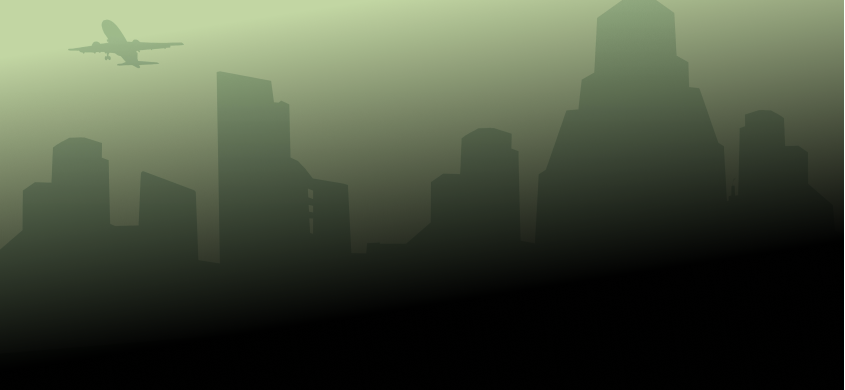
#> input picture app/src/main/assets/flutter_assets/assets/images/bg.horizontal.png, 1690 x 780 px (shown at 1/2 size)
$ python generate_icons.py ../app/src/main/assets/flutter_assets/assets/images/bg.horizontal.png ../app/src/main/assets/flutter_assets/assets/images/bg.vertical.png
#> lines starting #> are read from the running program, lines starting #| are printed output that depends on the picture
#!/usr/bin/env python3
import os
import sys
from PIL import Image

def generate_icons(logo_path, res_dir):
    if not os.path.exists(logo_path):
        print(f"Error: Logo file '{logo_path}' not found.")
        sys.exit(1)

    img = Image.open(logo_path).convert("RGBA")
#> img is the input picture: PIL image 1690x780 RGBA; mean R, G, B, A 70.3, 79, 60, 254.7

    # Make square icon with transparent/padded background if needed or direct resize
    w, h = img.size
#> w = 1690; h = 780
    max_dim = max(w, h)
#> max_dim = 1690
    square_img = Image.new("RGBA", (max_dim, max_dim), (0, 0, 0, 0))
#> square_img: PIL image 1690x1690 RGBA; every value is 0
    offset = ((max_dim - w) // 2, (max_dim - h) // 2)
#> offset = (0, 455)
    square_img.paste(img, offset)
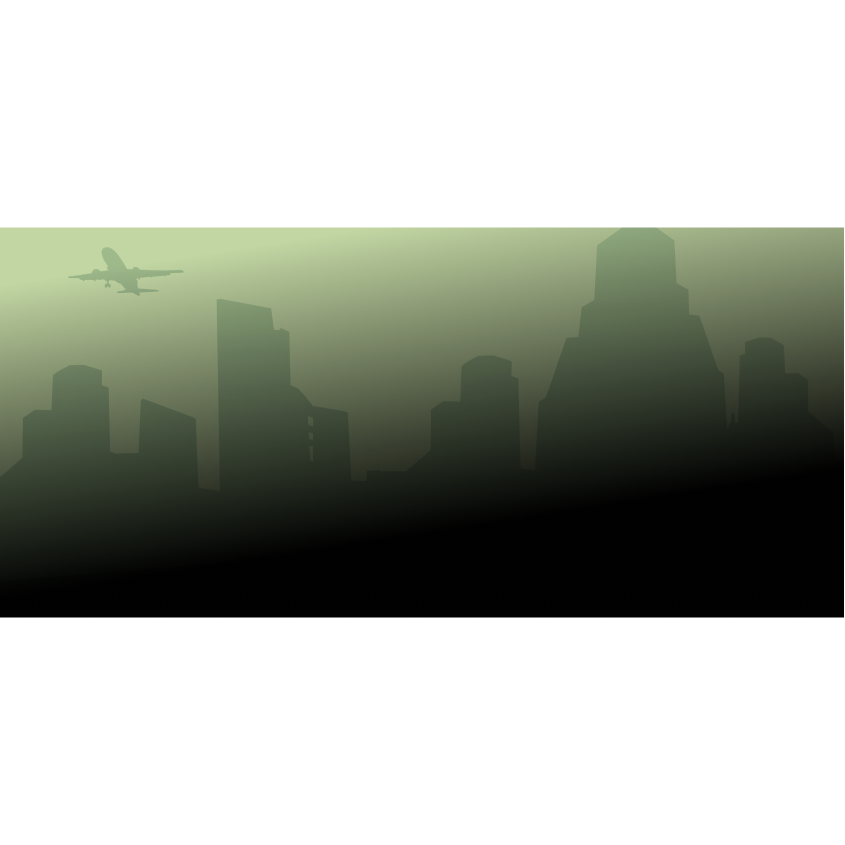
#> square_img: PIL image 1690x1690 RGBA (shown at 1/2 size); mean R, G, B, A 32.4, 36.5, 27.7, 117.6; transparent parts drawn white

    # Densities: (folder, launcher_size, foreground_size)
    densities = [
        ("mipmap-mdpi", 48, 108),
        ("mipmap-hdpi", 72, 162),
        ("mipmap-xhdpi", 96, 216),
        ("mipmap-xxhdpi", 144, 324),
        ("mipmap-xxxhdpi", 192, 432),
    ]

    for folder, l_size, fg_size in densities:
        out_dir = os.path.join(res_dir, folder)
        os.makedirs(out_dir, exist_ok=True)

        # 1. Launcher icon
        l_img = square_img.resize((l_size, l_size), Image.Resampling.LANCZOS)
        l_img.save(os.path.join(out_dir, "ic_launcher.png"), "PNG")
        l_img.save(os.path.join(out_dir, "ic_launcher_round.png"), "PNG")

        # 2. Foreground icon (adaptive icon with ~72% center size inside 108/etc)
        fg_canvas = Image.new("RGBA", (fg_size, fg_size), (0, 0, 0, 0))
        fg_inner_size = int(fg_size * 0.72)
        inner_icon = square_img.resize((fg_inner_size, fg_inner_size), Image.Resampling.LANCZOS)
        fg_offset = ((fg_size - fg_inner_size) // 2, (fg_size - fg_inner_size) // 2)
        fg_canvas.paste(inner_icon, fg_offset)
        fg_canvas.save(os.path.join(out_dir, "ic_launcher_foreground.png"), "PNG")

        # Remove old webp icons if they exist to avoid conflict
        for old_file in ["ic_launcher.webp", "ic_launcher_round.webp"]:
            old_p = os.path.join(out_dir, old_file)
            if os.path.exists(old_p):
                os.remove(old_p)
                print(f"Removed legacy {old_p}")
#> this loop made 5 passes
#> pass 1, in generate_icons, `l_img = square_img.resize((l_size, l_size), Image.Resampling.LANCZOS)`:
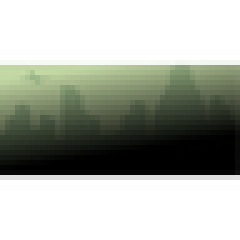
#> l_img: PIL image 48x48 RGBA (shown 5 times larger); mean R, G, B, A 38.6, 43, 33.3, 117.8; transparent parts drawn white
#> pass 1, in generate_icons, `inner_icon = square_img.resize((fg_inner_size, fg_inner_size), Image.R..`:
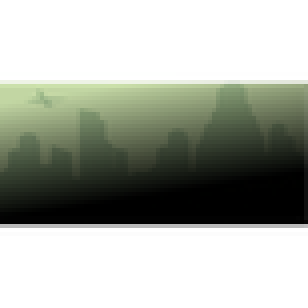
#> inner_icon: PIL image 77x77 RGBA (shown 4 times larger); mean R, G, B, A 36.5, 41.3, 31.4, 117.6; transparent parts drawn white
#> pass 1, in generate_icons, `fg_canvas.save(os.path.join(out_dir, "ic_launcher_foreground.png"), "P..`:
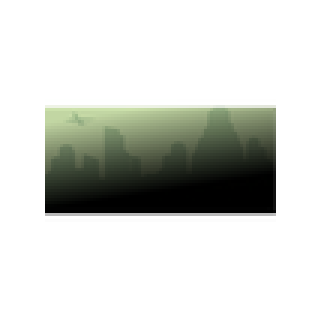
#> saved as ic_launcher_foreground.png: PIL image 108x108 RGBA (shown 3 times larger); mean R, G, B, A 18.5, 21, 16, 59.8; transparent parts drawn white
#> after the loop:
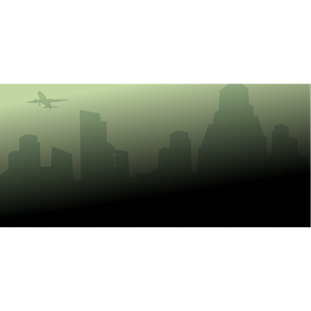
#> inner_icon: PIL image 311x311 RGBA; mean R, G, B, A 33.4, 37.7, 28.6, 117.6; transparent parts drawn white

    print("Icons generated successfully for all mipmap densities!")

if __name__ == "__main__":
    logo = sys.argv[1] if len(sys.argv) > 1 else "app/src/main/res/drawable/logo.png"
    res = sys.argv[2] if len(sys.argv) > 2 else "app/src/main/res"
    generate_icons(logo, res)
